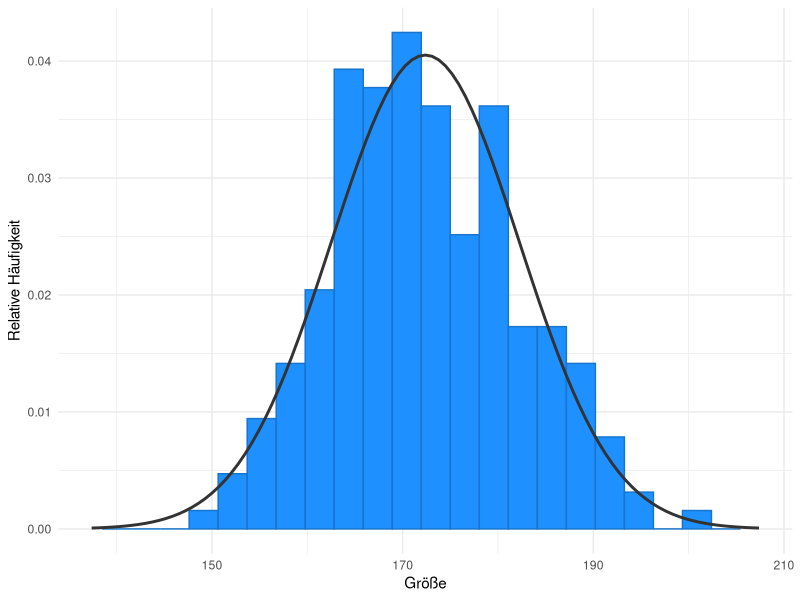

Reproduce this figure in R.
# Load required library
library(ggplot2)
library(MASS)

# Calculate mean and standard deviation of height
clean_survey <- survey[is.finite(survey$Height), ]

# Calculate mean and standard deviation of height
mean_height <- mean(clean_survey$Height)
sd_height <- sd(clean_survey$Height)

# Plot histogram of heights with Gaussian curve overlay
ggplot(clean_survey, aes(x = Height)) +
  geom_histogram(aes(y=after_stat(density)), bins = 24, fill = "dodgerblue", color = "dodgerblue3") +
  stat_function(fun = dnorm, args = list(mean = mean_height, sd = sd_height), color = "gray20", size = 1) +
  xlim(mean_height - 35 ,mean_height + 35) +
  theme_minimal() +
  labs(x = "Größe", y = "Relative Häufigkeit")
